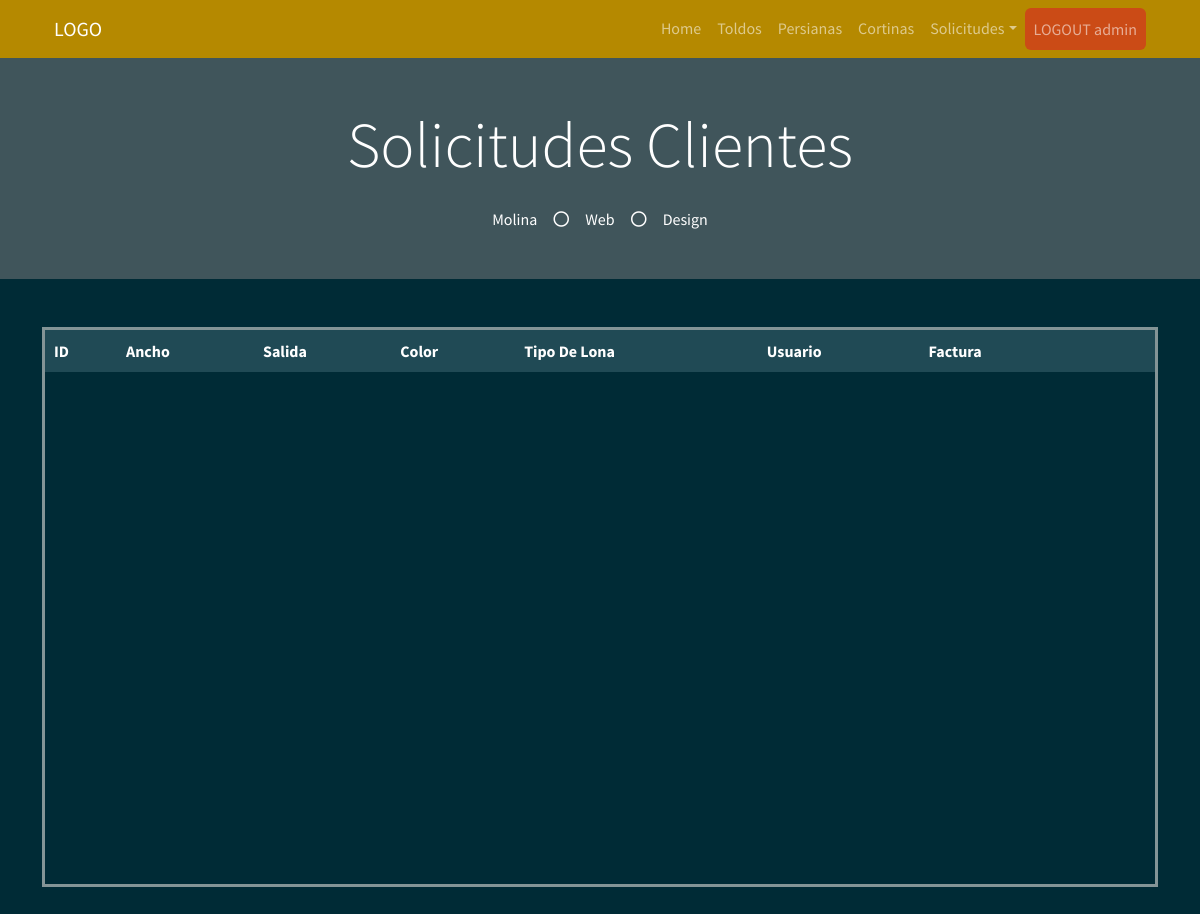
Page /solicitudes_admin (signed in) on the earlier database version.
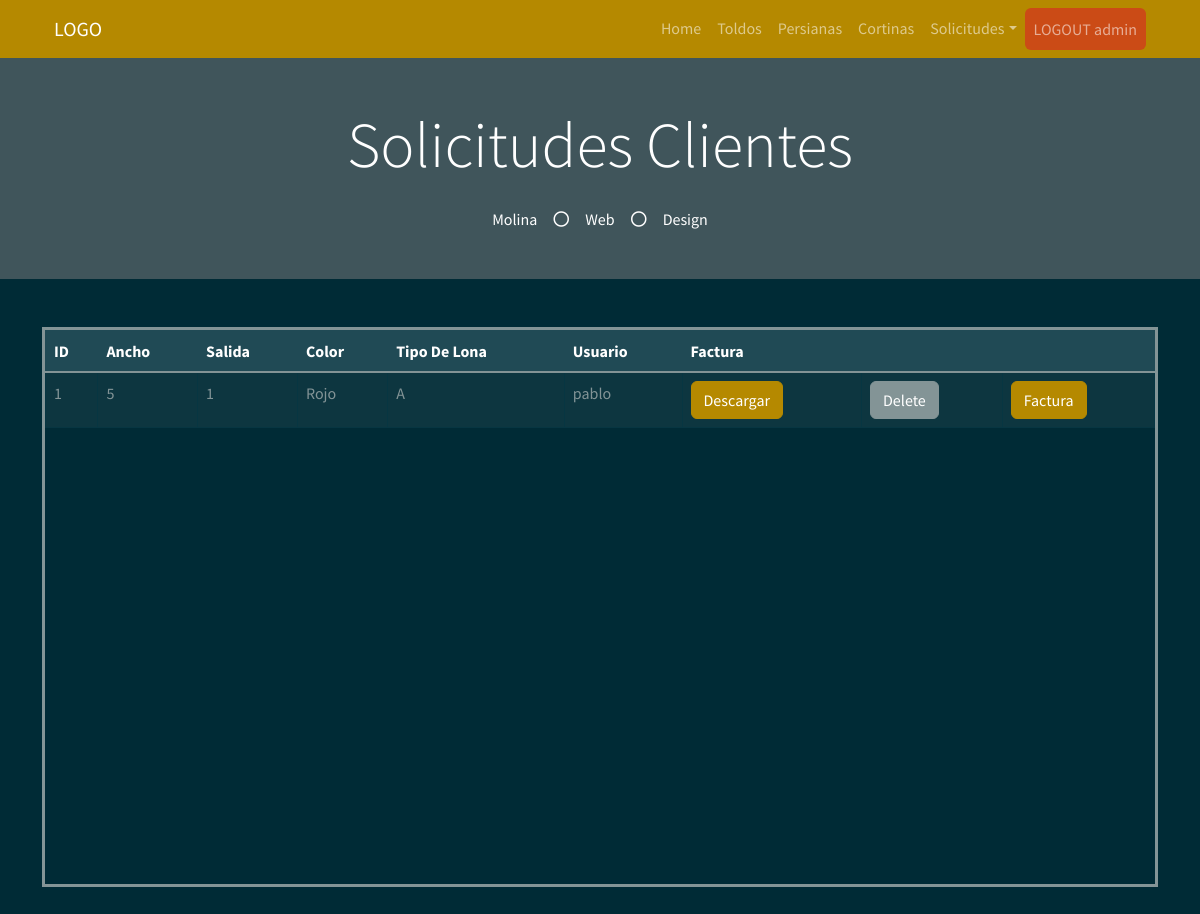
Same page on the later database version.
### myapp/models.py (models this page shows)
    class PresupuestoToldo(db.Model):
        __tablename__ = "PresupuestoToldo"  # Nombre de la tabla que se crea
        PresupuestoToldo_id = db.Column("presupuestoToldo_id", db.Integer, Sequence(
            'presupuestoToldo_id_seq'),  primary_key=True)
        Ancho = db.Column(db.String(20))
        Salida = db.Column(db.Integer)
        Color = db.Column(db.String(30))
        TipoLona = db.Column(db.String(30))
        Usu = db.Column(db.String(30))

### myapp/views.py (the view)
    @app.route("/solicitudes_admin", methods=["GET", "POST"])
    def solicitudes_admin():
        list_solicitud = db_access["list_solicitudes"]
        solicitudes = list_solicitud()
        usuario = session['usuario']
        usu = usuario
        return render_template("solicitudes_admin.html", solicitudes=solicitudes, usu=usu, os=os)

### myapp/templates/solicitudes_admin.html (shortened to what this page needs)
<!DOCTYPE html>
<html>
<head>
    <link href="https://cdn.jsdelivr.net/npm/bootstrap@5.1.3/dist/css/bootstrap.min.css" rel="stylesheet"
>
    <link rel="stylesheet" href="../static/style/bootstrap.min(8).css">
</head>
<body>
    {% include 'includes/navbar.html' %}
    <div class="jumbotron jumbotron-fluid bg-jumbotron" style=" background-color: rgba(128, 128, 128, 0.5);">
        <div class="container text-center py-5">
            <h3 class="text-white display-3 mb-4">Solicitudes Clientes</h3>
            <div class="d-inline-flex align-items-center text-white">
                <p class="m-0">Molina</p>
                <i class="far fa-circle px-3"></i>
                <p class="m-0">Web</p>
                <i class="far fa-circle px-3"></i>
                <p class="m-0">Design</p>
            </div>
        </div>
    </div>
    <div class="container my-5">
        <div style=" overflow:auto;  height: 70vh; border-style: solid;">
            <table class="table table-bordered mx-auto">
                <thead class="table-dark">
                    <tr class="table-active">
                        <th>ID</th>
                        <th>Ancho</th>
                        <th>Salida</th>
                        <th>Color</th>
                        <th>Tipo De Lona</th>
                        <th>Usuario</th>
                        <th>Factura</th>
                        <th></th>
                        <th></th>
                    </tr>
                </thead>
                <tbody>
                    {% for solicitud in solicitudes %}
                    <tr>
                        <td> {{ solicitud.PresupuestoToldo_id }} </td>
                        <td> {{ solicitud.Ancho }} </td>
                        <td> {{ solicitud.Salida }} </td>
                        <td> {{ solicitud.Color }} </td>
                        <td> {{ solicitud.TipoLona }} </td>
                        <td> {{ solicitud.Usu }} </td>
                        <td><a class="btn btn-primary"
                                href="/download_pdf/{{solicitud.PresupuestoToldo_id}}">Descargar</a></td>
                        <form id="deletForm" action="/delete_solicitud/{{solicitud.PresupuestoToldo_id}}" method="post">
                            <td> <input type="submit" value="Delete" class="btn btn-secondary" /></td>
                        </form>
                        <td> <a class="btn btn-primary"
                                href="/create_factura/{{solicitud.PresupuestoToldo_id}}">Factura</a></td>
                    </tr>
                    {% endfor %}
                </tbody>
            </table>
        </div>
    </div>
</body>
</html>

Differences in the rows shown:
added PresupuestoToldo: PresupuestoToldo_id "1", Ancho "5", Salida "1", Color "Rojo", TipoLona "A", Usu "pablo"
